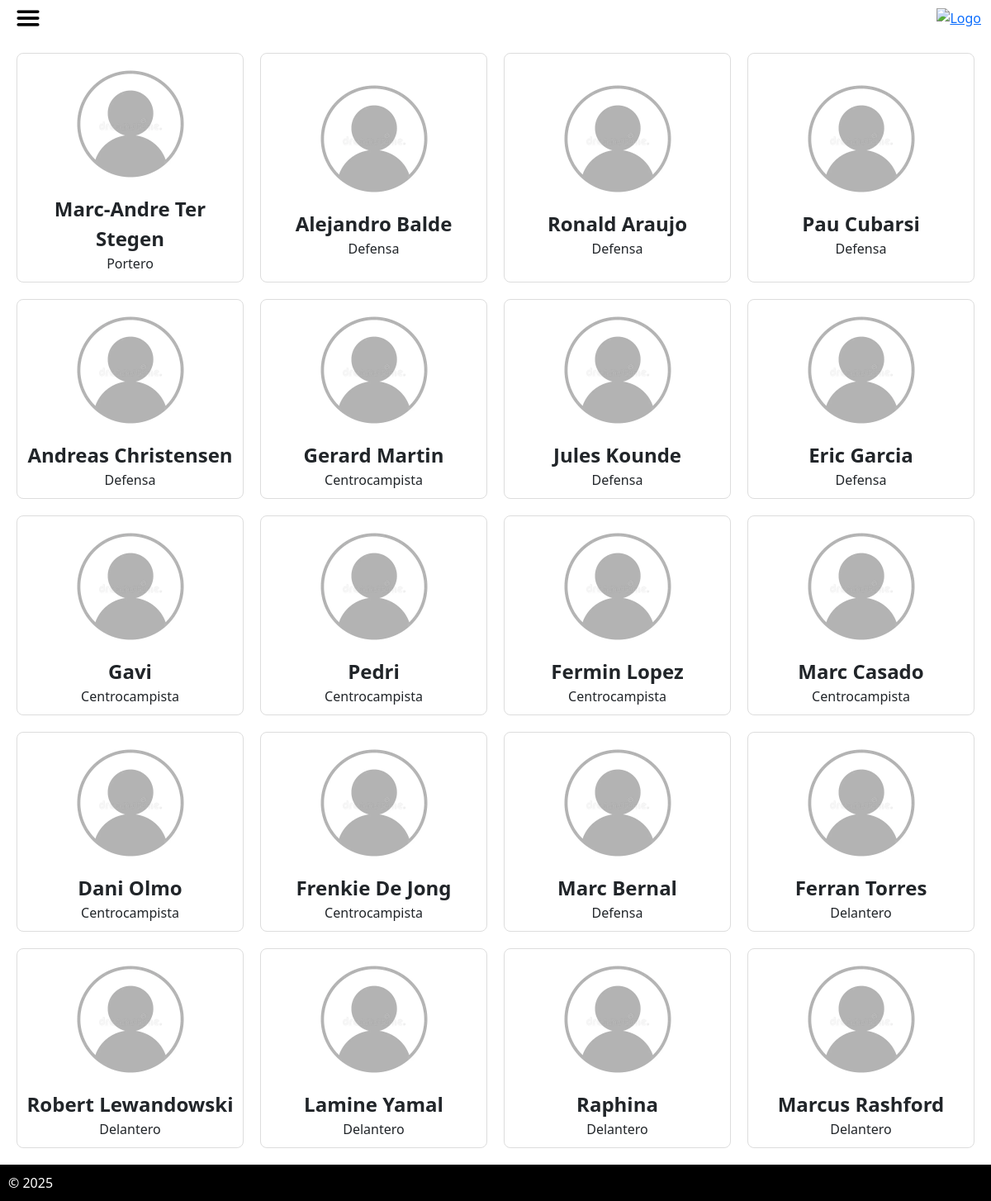
The page /jugadores.php?id=2 (signed in) on the database its author committed.
### tables this page shows
CREATE TABLE `jugadores` (
  `id` int(11) NOT NULL,
  `nombre` varchar(50) DEFAULT NULL,
  `equipo_id` int(11) DEFAULT NULL,
  `goles` int(11) DEFAULT NULL,
  `salario` decimal(3,1) DEFAULT NULL,
  `posicion` varchar(50) DEFAULT NULL,
  `nacionalidad` varchar(50) DEFAULT NULL,
  `edad` int(11) DEFAULT NULL,
  `imagen` varchar(100) DEFAULT NULL
);

### jugadores.php (the view, shortened to what this page needs)
<?php
require_once "header2.php";
?>
<!DOCTYPE html>
<html lang="en">
<head>
    <link href="https://cdn.jsdelivr.net/npm/bootstrap@5.3.8/dist/css/bootstrap.min.css" rel="stylesheet"
>
</head>
<body>
    <?php
    require_once "conexion.php";
    $id = isset($_GET['id']) ? $_GET['id'] : "";
    $todos = "SELECT nombre, posicion FROM jugadores";
    $jugadores = $con->query($todos);
    if ($id == "" and $jugadores->num_rows > 0) {
        echo "<div class='grid-container'>";
        while ($fila = $jugadores->fetch_assoc()) {
            echo "<div class='tarjeta-equipo'>
            <div class='escudo'><img src='img/unknow.webp'></div>
            <div class='equipo link_logo'>$fila[nombre]</div>
            <div class='posicion link_logo'>$fila[posicion]</div>
            </div>";
        }
        echo "</div>";
    } elseif (!empty($id)) {
        $porEquipo = "SELECT nombre, posicion FROM jugadores WHERE equipo_id = $id";
        $resultado = $con->query($porEquipo);
        if ($resultado->num_rows > 0) {
            echo "<div class='grid-container'>";
            while ($fila = $resultado->fetch_assoc()) {
                echo "<div class='tarjeta-equipo'>
                <div class='escudo'><img src='img/unknow.webp'></div>
                <div class='equipo link_logo'>$fila[nombre]</div>
                <div class='posicion link_logo'>$fila[posicion]</div>
                </div>";
            }
            echo "</div>";
        }
    }
    require_once "footer.php";
    ?>
</body>
</html>

### css/styles.css (style rules this page uses)
html, body { height: 100%; }
body { margin: 0; display: flex; flex-direction: column; min-height: 100vh; }
.grid-container { display: grid; grid-template-columns: repeat(auto-fit, minmax(220px, 1fr)); grid-auto-rows: auto; flex: 1 0 auto; gap: 20px; padding: 20px; }
.tarjeta-equipo { display: flex; flex-direction: column; align-items: center; justify-content: center; border: 1px solid #ddd; padding: 10px; border-radius: 8px; }
.equipo { font-size: 24px; font-weight: bold; margin-top: 10px; text-align: center; }
.posicion { font-size: 16px; text-align: center; }
img { width: 100%; max-height: 150px; height: auto; object-fit: contain; }

### rows shown on the page
jugadores: nombre "Marc-Andre Ter Stegen", posicion "Portero"
jugadores: nombre "Alejandro Balde", posicion "Defensa"
jugadores: nombre "Ronald Araujo", posicion "Defensa"
jugadores: nombre "Pau Cubarsi", posicion "Defensa"
jugadores: nombre "Andreas Christensen", posicion "Defensa"
jugadores: nombre "Gerard Martin", posicion "Centrocampista"
jugadores: nombre "Jules Kounde", posicion "Defensa"
jugadores: nombre "Eric Garcia", posicion "Defensa"
jugadores: nombre "Gavi", posicion "Centrocampista"
jugadores: nombre "Pedri", posicion "Centrocampista"
jugadores: nombre "Fermin Lopez", posicion "Centrocampista"
jugadores: nombre "Marc Casado", posicion "Centrocampista"
jugadores: nombre "Dani Olmo", posicion "Centrocampista"
jugadores: nombre "Frenkie De Jong", posicion "Centrocampista"
jugadores: nombre "Marc Bernal", posicion "Defensa"
jugadores: nombre "Ferran Torres", posicion "Delantero"
jugadores: nombre "Robert Lewandowski", posicion "Delantero"
jugadores: nombre "Lamine Yamal", posicion "Delantero"
jugadores: nombre "Raphina", posicion "Delantero"
jugadores: nombre "Marcus Rashford", posicion "Delantero"
